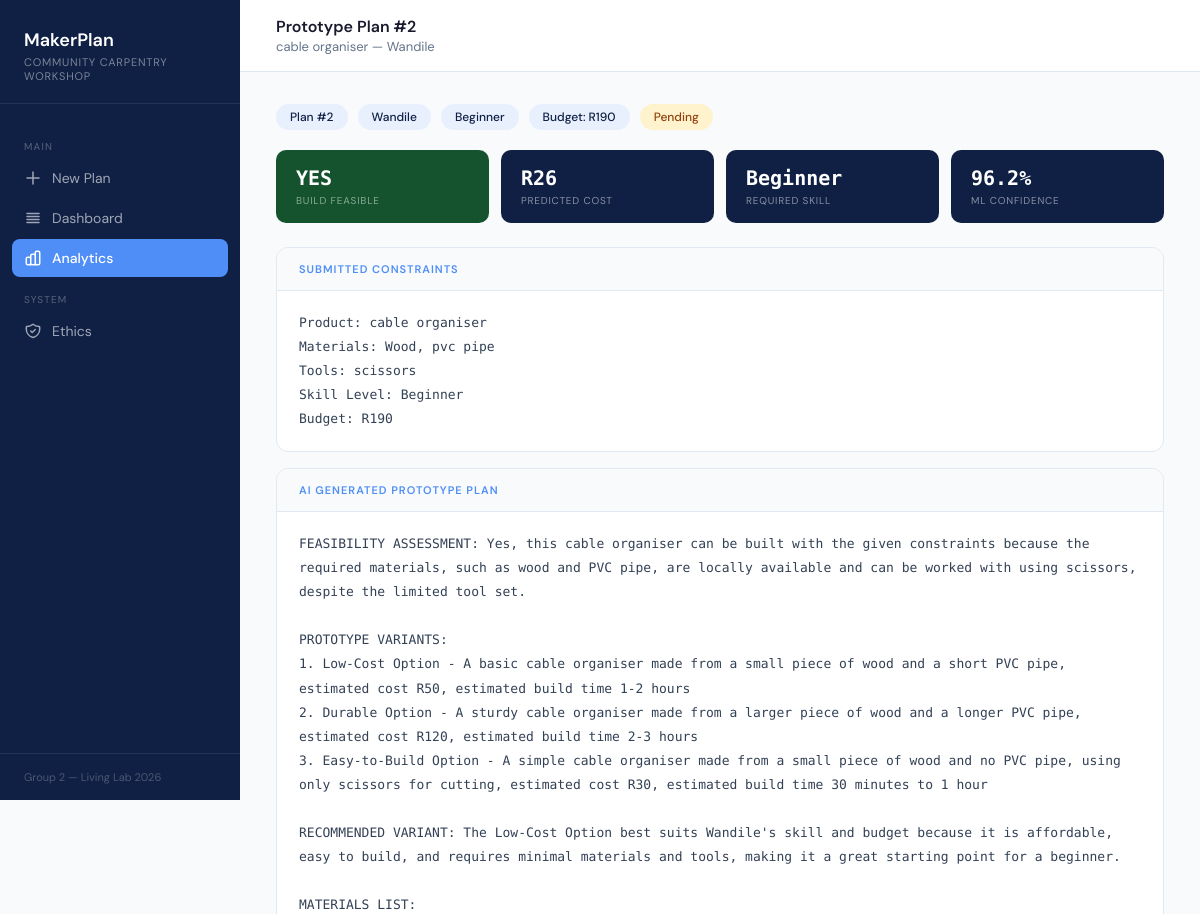
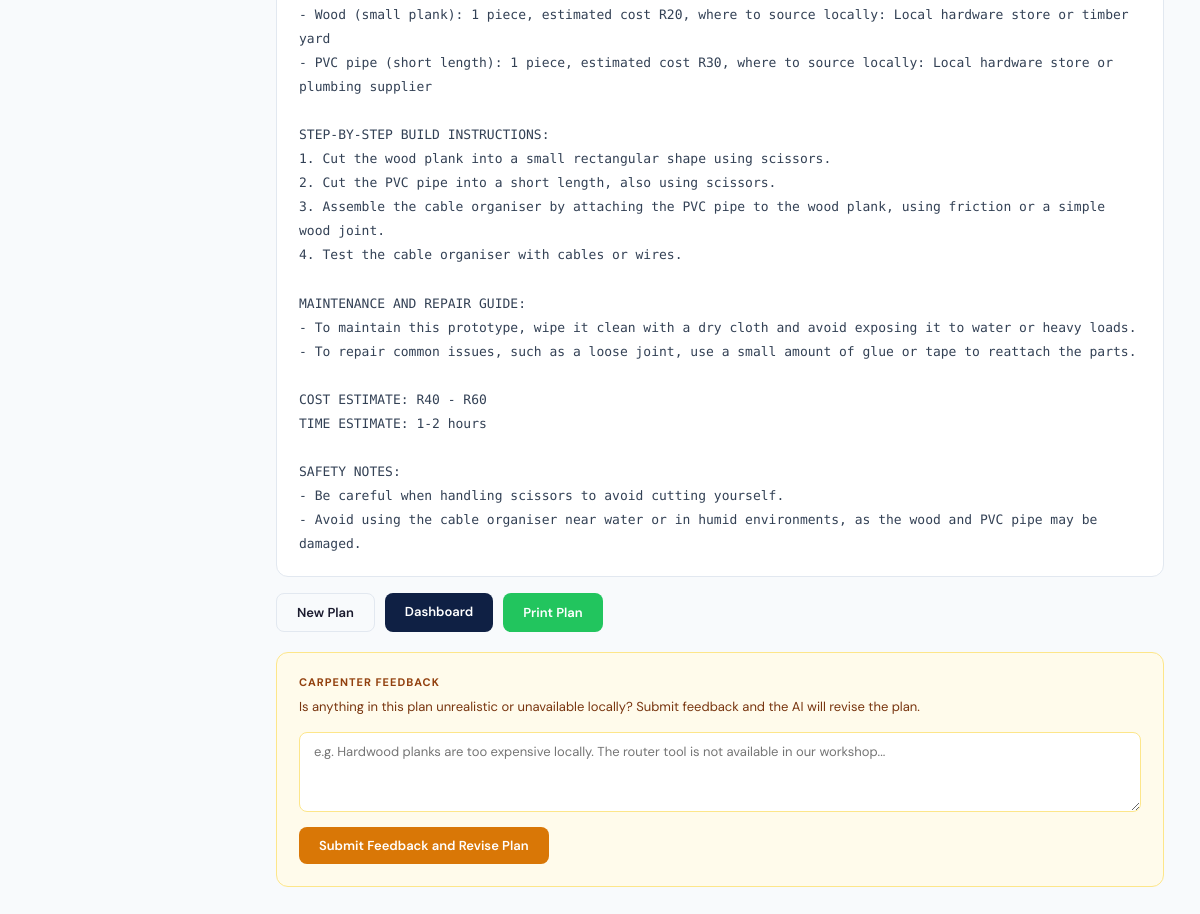
Page /result/2 on the committed database (2 pictures, top to bottom).
### tables this page shows
CREATE TABLE plans (
            id INTEGER PRIMARY KEY AUTOINCREMENT,
            maker_name TEXT NOT NULL,
            product_idea TEXT NOT NULL,
            materials TEXT NOT NULL,
            tools TEXT NOT NULL,
            budget TEXT NOT NULL,
            skill_level TEXT NOT NULL,
            status TEXT DEFAULT 'Pending',
            assigned_to TEXT DEFAULT 'Unassigned',
            llm_plan TEXT DEFAULT '',
            ml_feasible TEXT DEFAULT '',
            ml_cost TEXT DEFAULT '',
            ml_skill TEXT DEFAULT '',
            ml_confidence TEXT DEFAULT '',
            created_at TIMESTAMP DEFAULT CURRENT_TIMESTAMP
        );

### app.py (the view)
@app.route("/result/<int:plan_id>")
def result(plan_id):
    conn = get_db()
    plan = conn.execute(
        "SELECT * FROM plans WHERE id = ?", (plan_id,)
    ).fetchone()
    conn.close()
    return render_template("result.html", plan=plan)

### database.py (called while the page is built)
def get_db():
    conn = sqlite3.connect("maker_planner.db")
    conn.row_factory = sqlite3.Row
    return conn

### templates/result.html (shortened to what this page needs)
<!DOCTYPE html>
<html lang="en">
<head>
</head>
<body>
    <aside class="sidebar">
        <div class="sidebar-brand">
            <h1>MakerPlan</h1>
            <p>Community Carpentry Workshop</p>
        </div>
        <nav class="sidebar-nav">
            <p class="nav-label">Main</p>
            <a href="/" class="nav-item"><svg class="nav-icon" fill="none" viewBox="0 0 24 24" stroke="currentColor"><path stroke-linecap="round" stroke-linejoin="round" stroke-width="2" d="M12 4v16m8-8H4"/></svg>New Plan</a>
            <a href="/dashboard" class="nav-item"><svg class="nav-icon" fill="none" viewBox="0 0 24 24" stroke="currentColor"><path stroke-linecap="round" stroke-linejoin="round" stroke-width="2" d="M4 6h16M4 10h16M4 14h16M4 18h16"/></svg>Dashboard</a>
            <a href="/analytics" class="nav-item active">Analytics</a>
            <p class="nav-label">System</p>
            <a href="/ethics" class="nav-item">Ethics</a>
        </nav>
        <div class="sidebar-footer">Group 2 — Living Lab 2026</div>
    </aside>
    <main class="main">
        <div class="topbar">
            <div>
                <h2>Prototype Plan #{{ plan['id'] }}</h2>
                <p>{{ plan['product_idea'] }} — {{ plan['maker_name'] }}</p>
            </div>
        </div>
        <div class="content">
            <div class="meta-row">
                <span class="meta-pill">Plan #{{ plan['id'] }}</span>
                <span class="meta-pill">{{ plan['maker_name'] }}</span>
                <span class="meta-pill">{{ plan['skill_level'] }}</span>
                <span class="meta-pill">Budget: R{{ plan['budget'] }}</span>
                <span class="meta-pill status">{{ plan['status'] }}</span>
            </div>
            <div class="ml-strip">
                <div class="ml-card {{ 'feasible-yes' if plan['ml_feasible'] == 'YES' else 'feasible-no' }}">
                    <div class="ml-value">{{ plan['ml_feasible'] }}</div>
                    <div class="ml-label">Build Feasible</div>
                </div>
                <div class="ml-card">
                    <div class="ml-value">{{ plan['ml_cost'] }}</div>
                    <div class="ml-label">Predicted Cost</div>
                </div>
                <div class="ml-card">
                    <div class="ml-value">{{ plan['ml_skill'] }}</div>
                    <div class="ml-label">Required Skill</div>
                </div>
                <div class="ml-card">
                    <div class="ml-value">{{ plan['ml_confidence'] }}</div>
                    <div class="ml-label">ML Confidence</div>
                </div>
            </div>
            <div class="card">
                <div class="card-header"><h3>Submitted Constraints</h3></div>
                <div class="card-body">Product: {{ plan['product_idea'] }}
Materials: {{ plan['materials'] }}
Tools: {{ plan['tools'] }}
Skill Level: {{ plan['skill_level'] }}
Budget: R{{ plan['budget'] }}</div>
            </div>
            <div class="card">
                <div class="card-header"><h3>AI Generated Prototype Plan</h3></div>
                <div class="card-body">{{ plan['llm_plan'] }}</div>
            </div>
            <div class="btn-row">
                <a href="/" class="btn btn-secondary">New Plan</a>
                <a href="/dashboard" class="btn btn-primary">Dashboard</a>
                <button onclick="window.print()" class="btn btn-success">Print Plan</button>
            </div>
            <div class="feedback-card">
                <h3>Carpenter Feedback</h3>
                <p>Is anything in this plan unrealistic or unavailable locally? Submit feedback and the AI will revise the plan.</p>
                <form action="/feedback/{{ plan['id'] }}" method="POST">
                    <textarea name="feedback" placeholder="e.g. Hardwood planks are too expensive locally. The router tool is not available in our workshop..."></textarea>
                    <button type="submit" class="btn-feedback">Submit Feedback and Revise Plan</button>
                </form>
            </div>
        </div>
    </main>
</body>
</html>

### rows in the picture
plans: id "2", product_idea "cable organiser", maker_name "Wandile", skill_level "Beginner", budget "190", status "Pending", ml_feasible "YES", ml_cost "R26", ml_skill "Beginner", ml_confidence "96.2%", materials "Wood, pvc pipe", tools "scissors", llm_plan "FEASIBILITY ASSESSMENT: Yes, this cable organiser can be built with the given constraints because the required materials, such as wood and PVC pipe, are locally available and can be worked with using scissors, despite the limited tool set. PROTOTYPE VARIANTS: 1. Low-Cost Option - A basic cable organiser made from a small piece of wood and a short PVC pipe, estimated cost R50, estimated build time 1-2 hours 2. Durable Option - A sturdy cable organiser made from a larger piece of wood and a longer PVC pipe, estimated cost R120, estimated build time 2-3 hours 3. Easy-to-Build Option - A simple cable organiser made from a small piece of wood and no PVC pipe, using only scissors for cutting,…"
